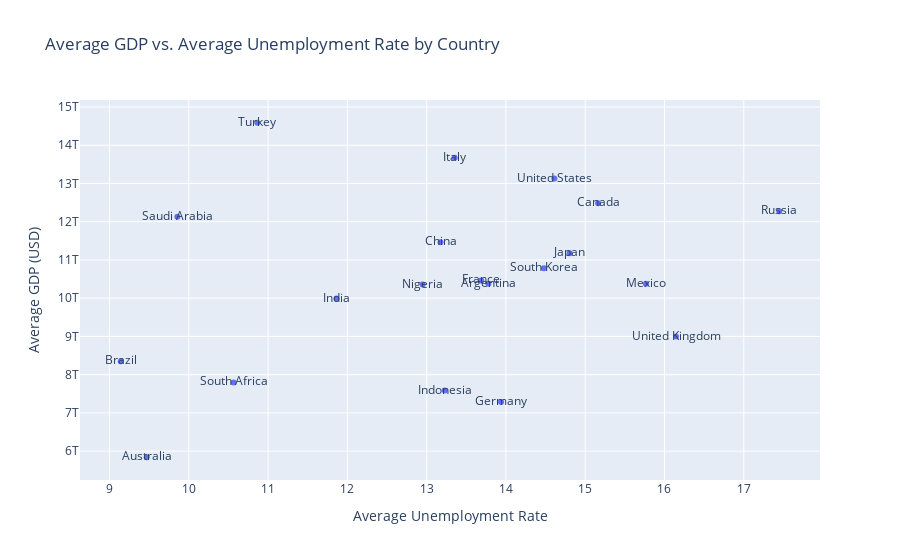

Notebook code for this chart:
### Markdown cell above
# Step 2: Exploratory Data Analysis (EDA)

Analyze Relationships
Use correlation matrices and scatter plots to visualize relationships.

### Code cell
# relationship between the average GDP of each country and the average unemployment rate
average_data = df.groupby('Country')[['GDP (USD)', 'Unemployment Rate (%)']].mean().reset_index()

fig = px.scatter(
    average_data,
    x='Unemployment Rate (%)',
    y='GDP (USD)',
    text='Country',
    title='Average GDP vs. Average Unemployment Rate by Country',
    labels={'Unemployment Rate (%)': 'Average Unemployment Rate', 'GDP (USD)': 'Average GDP (USD)'},
    hover_name='Country',
)
fig.show()

### Figure 1 — Plotly figure (JSON) as saved in the notebook; plotly's stock layout.template omitted (floating-point values rounded to 4 significant figures)
{"data": [{"hovertemplate": "<b>%{hovertext}</b><br><br>Average Unemployment Rate=%{x}<br>Average GDP (USD)=%{y}<br>Country=%{text}<extra></extra>", "hovertext": ["Argentina", "Australia", "Brazil", "Canada", "China", "France", "Germany", "India", "Indonesia", "Italy", "Japan", "Mexico", "Nigeria", "Russia", "Saudi Arabia", "South Africa", "South Korea", "Turkey", "United Kingdom", "United States"], "legendgroup": "", "marker": {"color": "#636efa", "symbol": "circle"}, "mode": "markers+text", "name": "", "orientation": "v", "showlegend": false, "text": ["Argentina", "Australia", "Brazil", "Canada", "China", "France", "Germany", "India", "Indonesia", "Italy", "Japan", "Mexico", "Nigeria", "Russia", "Saudi Arabia", "South Africa", "South Korea", "Turkey", "United Kingdom", "United States"], "type": "scatter", "x": [13.78, 9.469, 9.141, 15.16, 13.18, 13.69, 13.94, 11.86, 13.23, 13.35, 14.8, 15.77, 12.95, 17.45, 9.855, 10.56, 14.48, 10.86, 16.15, 14.61], "xaxis": "x", "y": [10370000000000.0, 5839000000000.0, 8353000000000.0, 12484981000000, 11460316250000, 10460000000000.0, 7282000000000.0, 9990000000000.0, 7583000000000.0, 13670000000000.0, 11173995000000, 10380130000000, 10360000000000.0, 12270681250000, 12130000000000.0, 7797570000000, 10780000000000.0, 14590000000000.0, 8996000000000.0, 13130000000000.0], "yaxis": "y"}], "layout": {"legend": {"tracegroupgap": 0}, "title": {"text": "Average GDP vs. Average Unemployment Rate by Country"}, "xaxis": {"anchor": "y", "domain": [0, 1], "title": {"text": "Average Unemployment Rate"}}, "yaxis": {"anchor": "x", "domain": [0, 1], "title": {"text": "Average GDP (USD)"}}}}
